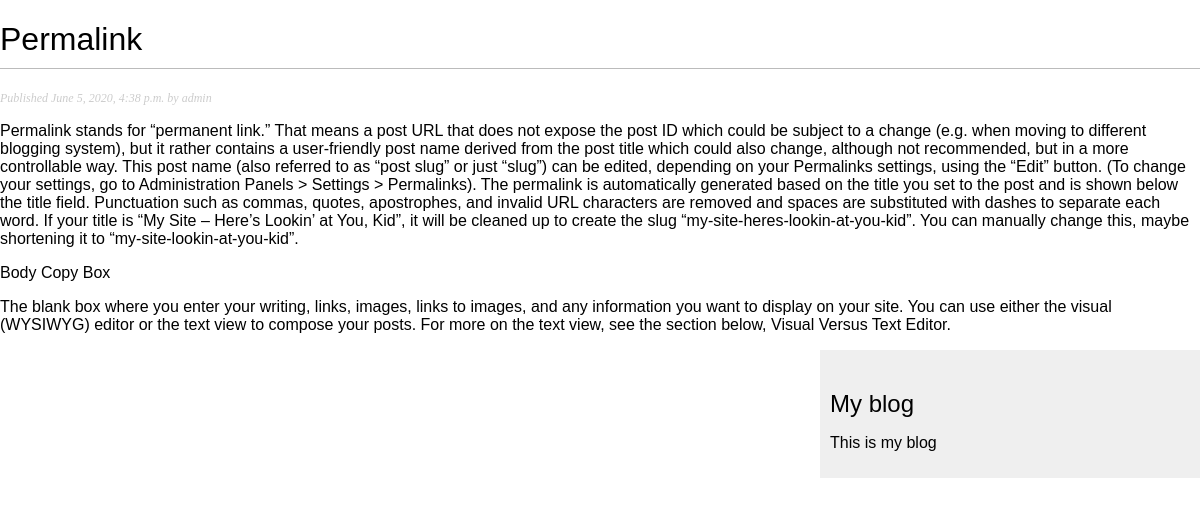
Page /myblog/2020/6/5/permalink/ on the committed database.
### myblog/models.py (models this page shows, shortened)
class Post(models.Model):
	STATUS_CHOICES = (('draft','Draft'), ('published','Published'),)
	title = models.CharField(max_length=250)
	slug = models.SlugField(max_length=250, unique_for_date='publish')
	author = models.ForeignKey(User, on_delete= models.CASCADE, related_name='blog_posts')
	body = models.TextField()
	publish = models.DateTimeField(default=timezone.now)
	created = models.DateTimeField(auto_now_add = True)
	updated = models.DateTimeField(auto_now=True)
	status = models.CharField(max_length=10, choices=STATUS_CHOICES, default='draft')
	class Meta:
		ordering = ('-publish',)
	objects = models.Manager()
	published = PublishedManager()

### myblog/views.py (the view)
# urls.py: path('<int:year>/<int:month>/<int:day>/<slug:post>/', views.post_detail, name='post_detail')
def post_detail(request, year, month, day, post):
    post = get_object_or_404(Post,  slug=post, status='published', publish__year=year,
                            publish__month=month, publish__day=day)
    return render(request, 'myblog/post/detail.html', {'post': post})

### myblog/templates/myblog/post/detail.html (shortened to what this page needs)
{% extends "myblog/base.html" %}
{% block content %}
  <h1>{{post.title}}</h1>
  <p class="date">Published {{post.publish}} by {{post.author}}</p>
  {{ post.body|linebreaks }}
{% endblock content %}

### myblog/static/css/blog.css (style rules this page uses)
body { margin:0; padding:0; font-family:helvetica, sans-serif; }
h1 { font-weight:normal; border-bottom:1px solid #bbb; padding:0 0 10px 0; }
p.date { color:#ccc; font-family: georgia, serif; font-size: 12px; font-style: italic; }

### rows in the picture
Post: title "Permalink", publish "June 5, 2020, 4:38 p.m.", author "admin", body "Permalink stands for “permanent link.” That means a post URL that does not expose the post ID which could be subject to a change (e.g. when moving to different blogging system), but it rather contains a user-friendly post name derived from the post title which could also change, although not recommended, but in a more controllable way. This post name (also referred to as “post slug” or just “slug”) can be edited, depending on your Permalinks settings, using the “Edit” button. (To change your settings, go to Administration Panels > Settings > Permalinks). The permalink is automatically generated based on the title you set to the post and is shown below the title field. Punctuation such as…"
